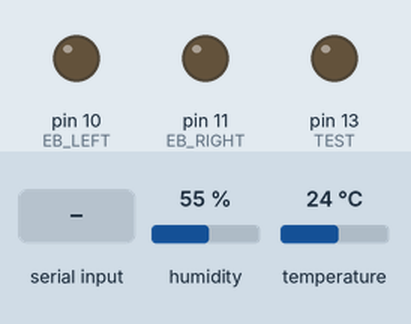
This sketch was run on a simulated Arduino Uno, built with avr-gcc and run on an emulated ATmega328P. Parts: output pins drawn as LEDs (lit = HIGH). Inputs (shaded band) come from the test bench; at power-on: humidity 55 %, temperature 24 °C. What the sketch prints to the serial monitor is not drawn.

Above: at 1.2 s.
1.3 s: "1" received over the second serial link
At 2.5 s:
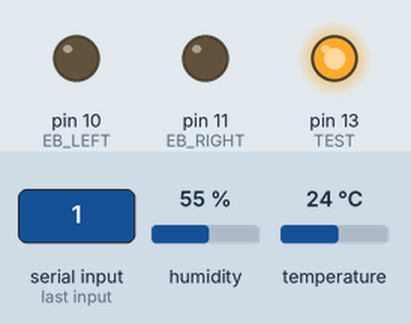
2.8 s: "3" received over the second serial link
At 3.9 s:
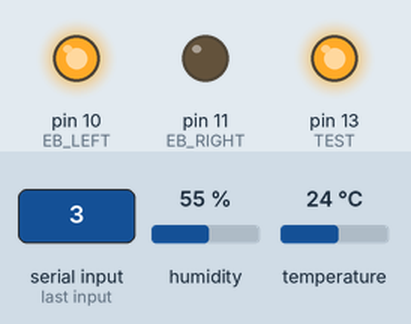
4.3 s: "5" received over the second serial link
At 5.0 s:
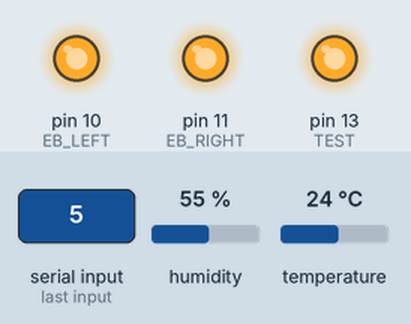
5.8 s: "2" received over the second serial link
At 6.2 s:
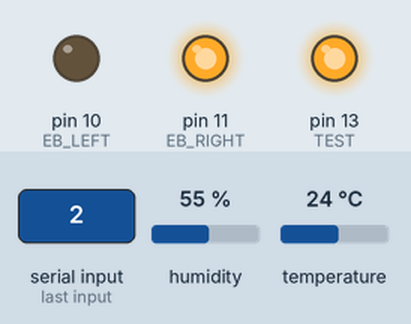
7.3 s: "0" received over the second serial link
At 8.5 s:
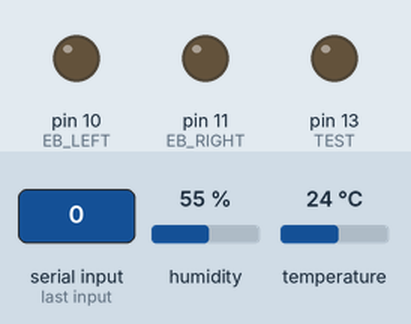
8.8 s: "3" received over the second serial link
At 9.6 s:
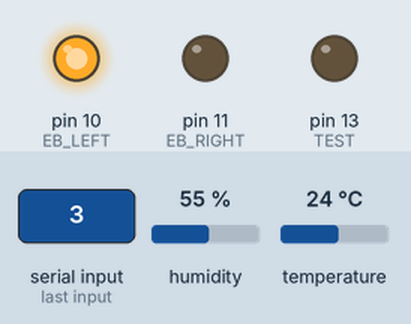
Timing chart, 0 to 11.3 s (numbered marks = the images above; inputs shaded):
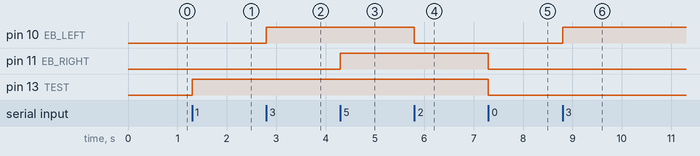

Measured:
- after the input at 1.3 s, pin 13 (TEST): LOW → HIGH at once
- after the input at 2.8 s, pin 10 (EB_LEFT): LOW → HIGH at once
- after the input at 4.3 s, pin 11 (EB_RIGHT): LOW → HIGH at once
- after the input at 5.8 s, pin 10 (EB_LEFT): HIGH → LOW at once
- after the input at 7.3 s, pin 11 (EB_RIGHT), pin 13 (TEST): HIGH → LOW at once
- after the input at 8.8 s, pin 10 (EB_LEFT): LOW → HIGH at once

The sketch:

ElectricBlanket.ino
```cpp
/*

LED D13

HC-06 Bluetooth module
VCC - VCC
GND - GND
RX  - D9
TX  - D8

DHT-11 Temperature/Humidity Sensor
DATA - D2

Electric blanket
Left D10
Right D11

 */
#include <SoftwareSerial.h>
#include "DHT.h"

// configuration
#define EB_LEFT 10
#define EB_RIGHT 11

#define DHTTYPE DHT11
#define DHTPIN 2

SoftwareSerial bluetooth(8, 9); // RX, TX
DHT dht(DHTPIN, DHTTYPE);

unsigned long time;
unsigned long lastUpdateTime;
int temperature;
int humidity;

void setup() {
  // Open serial communications and wait for port to open:
  Serial.begin(9600);
  while (!Serial) {
    ; // wait for serial port to connect. Needed for native USB port only
  }

  pinMode(13, OUTPUT); //TEST
  pinMode(EB_LEFT, OUTPUT);
  pinMode(EB_RIGHT, OUTPUT);

  // set the data rate for the SoftwareSerial port
  bluetooth.begin(9600);

  dht.begin();
  updateDHT();
  lastUpdateTime = time = millis();
}

void updateDHT() {
    int t = dht.readTemperature();
    int h = dht.readHumidity();
    Serial.print("\nHumidity: ");
    Serial.print(h);
    Serial.print(" %\t");
    Serial.print("Temperature: ");
    Serial.print(t);
    Serial.println(" *C ");
    if (t != temperature && h != humidity) {
      temperature = t;
      humidity = h;

      bluetooth.write(0x02); // start
      bluetooth.write('T');
      bluetooth.write(t);
      bluetooth.write(h);
      bluetooth.write(0x03); // end
    }
}
void loop() { // run over and over
  time = millis();
  if (time - lastUpdateTime > 1000L * 60 * 10) {
    lastUpdateTime = time;
    updateDHT();
  }

  if (bluetooth.available()) {
    int c = bluetooth.read();

    Serial.write(c);
    if (c == '0') {
      digitalWrite(13, LOW);
      digitalWrite(EB_LEFT, LOW);
      digitalWrite(EB_RIGHT, LOW);
    } else if (c == '1') {
      digitalWrite(13, HIGH);
    } else if (c == '2') {
      digitalWrite(EB_LEFT, LOW);
    } else if (c == '3') {
      digitalWrite(EB_LEFT, HIGH);
    } else if (c == '4') {
      digitalWrite(EB_RIGHT, LOW);
    } else if (c == '5') {
      digitalWrite(EB_RIGHT, HIGH);
    } else if (c == '6') {
      updateDHT();
    }
  }

  if (Serial.available()) {
    bluetooth.write(Serial.read());
  }
}
```
